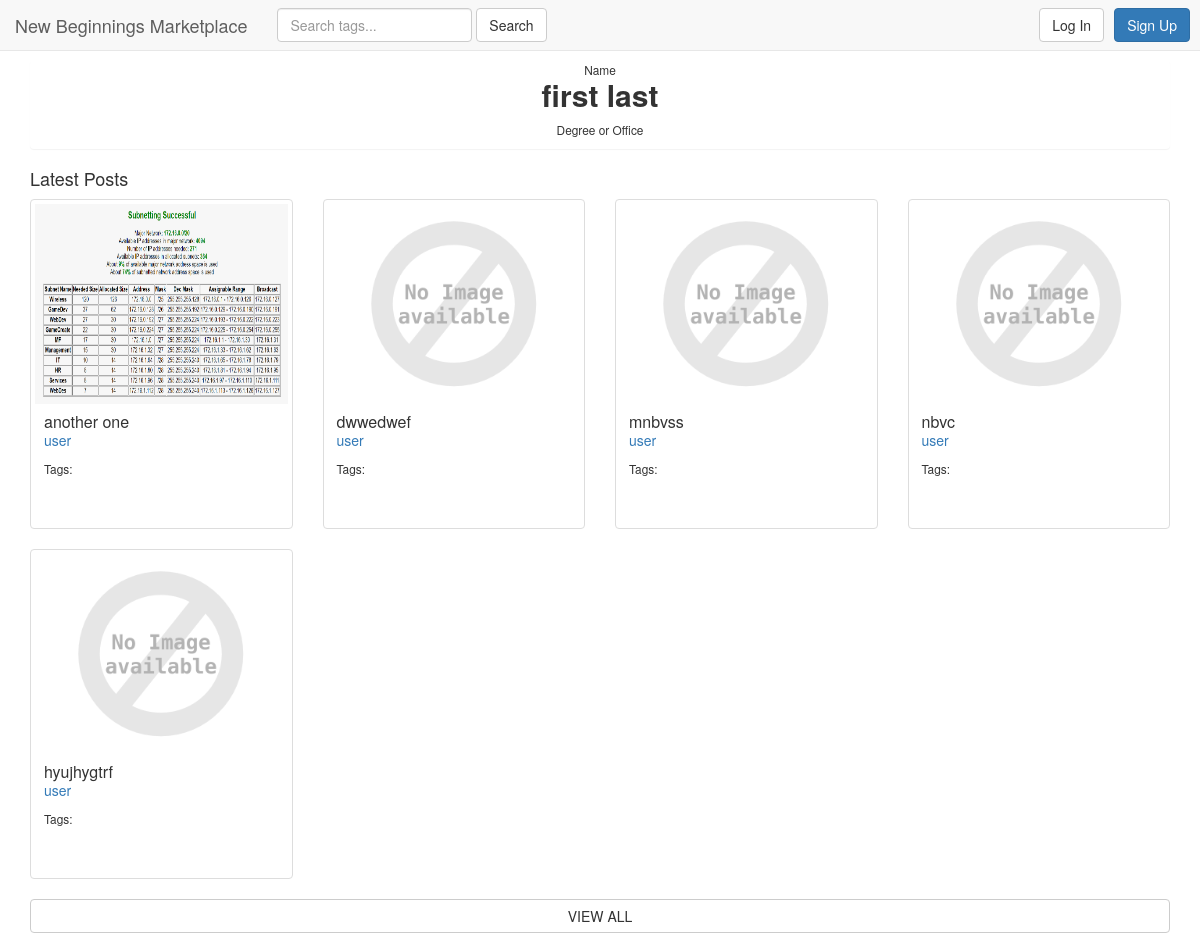
/user/11/, run on the app's committed database.
### marketplace/models.py (models this page shows, shortened)
class Post(models.Model):
    user = models.ForeignKey(User, on_delete=models.CASCADE)
    image = models.ImageField(upload_to='marketplace/static/marketplace/img/', blank=True, default='marketplace/static/marketplace/img/def/default.png')
    name = models.CharField(max_length=25)
    condition = models.CharField(max_length=50)
    quantity = models.PositiveIntegerField(default=1, validators=[MinValueValidator(1)])
    CHOICES = (
        ('Academic', 'Academic'),
        ('Office', 'Office'),
    )
    type = models.CharField(max_length=8, choices=CHOICES)
    course = models.CharField(max_length=20, blank=True)
    tags = TaggableManager(blank=True)

### marketplace/views.py (the view)
# urls.py: url(r'^user/(?P<user_id>[0-9]+)/$', views.userdetails, name='userdetails'),
def userdetails(request, user_id):
    userobj = get_object_or_404(User, pk=user_id)
    user_latest_post = Post.objects.filter(user=userobj).order_by('-id')
    if request.method == 'POST':
        regform = RegistrationForm(request.POST)
        postform = PostForm(request.POST, request.FILES)
        if regform.is_valid():
            regform.save()
            return redirect('/')
        elif request.user.is_authenticated():
            if postform.is_valid():
                obj = postform.save(commit=False)
                obj.user = request.user
                obj.image = postform.cleaned_data['image']
                obj.save()
                postform.save_m2m()
                return redirect('/')
        else:
            context = {
                'userprofile': userobj,
                'latest_posts': user_latest_post,
                'regform': regform,
                'postform': postform,
            }
            return login(request, context, template_name='userdetails')
    else:
        regform = RegistrationForm()
        postform = PostForm()
        context = {
            'userprofile': userobj,
            'latest_posts': user_latest_post,
            'regform': regform,
            'postform': postform,
        }
        return render(request, 'marketplace/user.html', context)

### marketplace/forms.py (shortened to what this page needs)
class RegistrationForm(UserCreationForm):
    first_name = forms.CharField(required=True)
    last_name = forms.CharField(required=True)
    degree_or_office = forms.CharField(required=True)
    class Meta:
        model = User
        fields = (
            'username',
            'first_name',
            'last_name',
            'password1',
            'password2',
            'degree_or_office',
        )

class PostForm(forms.ModelForm):
    name = forms.CharField(required=True)
    condition = forms.CharField(required=True)
    type = forms.ChoiceField(choices=Post.CHOICES, required=True)
    quantity = forms.IntegerField(required=True, initial='1', min_value=1)
    class Meta:
        model = Post
        fields = (
            'image',
            'name',
            'condition',
            'quantity',
            'type',
            'course',
            'tags',
        )

### marketplace/templates/marketplace/user.html (shortened to what this page needs)
{% extends 'marketplace/includes/header.html' %}
{% block body %}
    <div class="container">
        <div class="text-center panel">
            <div>
                <small>Name</small>
                <h2 style="margin-top: 0;"><strong>{{ userprofile.first_name }} {{ userprofile.last_name }}</strong></h2>
                <small>Degree or Office</small>
            </div>
        </div>
        <h4>Latest Posts</h4>
        <div id="posts_5" class="row">
            {% for post in latest_posts|slice:':5' %}
                <div class="col-sm-6 col-md-3">
                    <div class="thumbnail">
                        <a data-toggle="modal" data-target="#postModal{{ post.id }}" href="javascript:void(0);"><img src="{{ post.image.url }}" style="height:200px;"></a>
                        <div class="caption" style="height: 120px;">
                            <h3 class="panel-title"><a data-toggle="modal" data-target="#postModal{{ post.id }}" href="javascript:void(0);">{{ post.name }}</a></h3>
                            <p><a href="{% url 'marketplace:userdetails' post.user.id %}">
                                {{ post.user }}
                            </a></p>
                            <p><small>Tags:
                            </small></p>
                        </div>
                    </div>
                </div>
            {% endfor %}
        </div>
        <button id="viewall" class="btn btn-block btn-default" style="margin-bottom:10px;">VIEW ALL</button>
    </div>
{% endblock %}

### data on the page
Post: image (picture), name "another one", user "user"
Post: image (placeholder picture), name "dwwedwef", user "user"
Post: image (placeholder picture), name "mnbvss", user "user"
Post: image (placeholder picture), name "nbvc", user "user"
Post: image (placeholder picture), name "hyujhygtrf", user "user"

### other printed values
{{ userprofile.first_name }} "first"
{{ userprofile.last_name }} "last"
